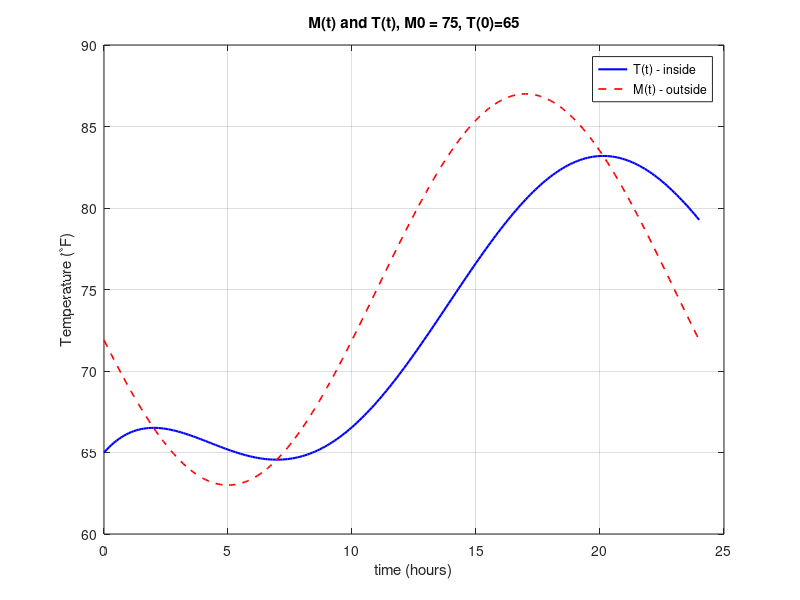

Recreate this plot in MATLAB.
kappa = 0.25;
h = 0.1;
t0 = 0; tf = 24;
t = t0:h:tf; 
n = length(t);
T = zeros(1,n);
T(1) = 65; 
M0 = 75;

M = @(tt) M0 - 12*cos(pi*(tt-5)/12);

for i = 1:n-1
    ti = t(i);
    yi = T(i);
    f = @(tt, y) kappa*(M(tt)-y);
    k1 = f(ti, yi);
    k2 = f(ti + h/2, yi + h*k1/2);
    k3 = f(ti + h/2, yi + h*k2/2);
    k4 = f(ti + h, yi + h*k3);
    T(i+1) = yi + (h/6)*(k1 + 2*k2 + 2*k3 + k4);
end

figure;
plot(t, T, 'b-', 'LineWidth', 1.5); hold on
plot(t, M(t), 'r--', 'LineWidth', 1.2)
xlabel('time (hours)')
ylabel('Temperature (^\circF)')
title('M(t) and T(t), M0 = 75, T(0)=65')
legend('T(t) - inside','M(t) - outside')
grid on
